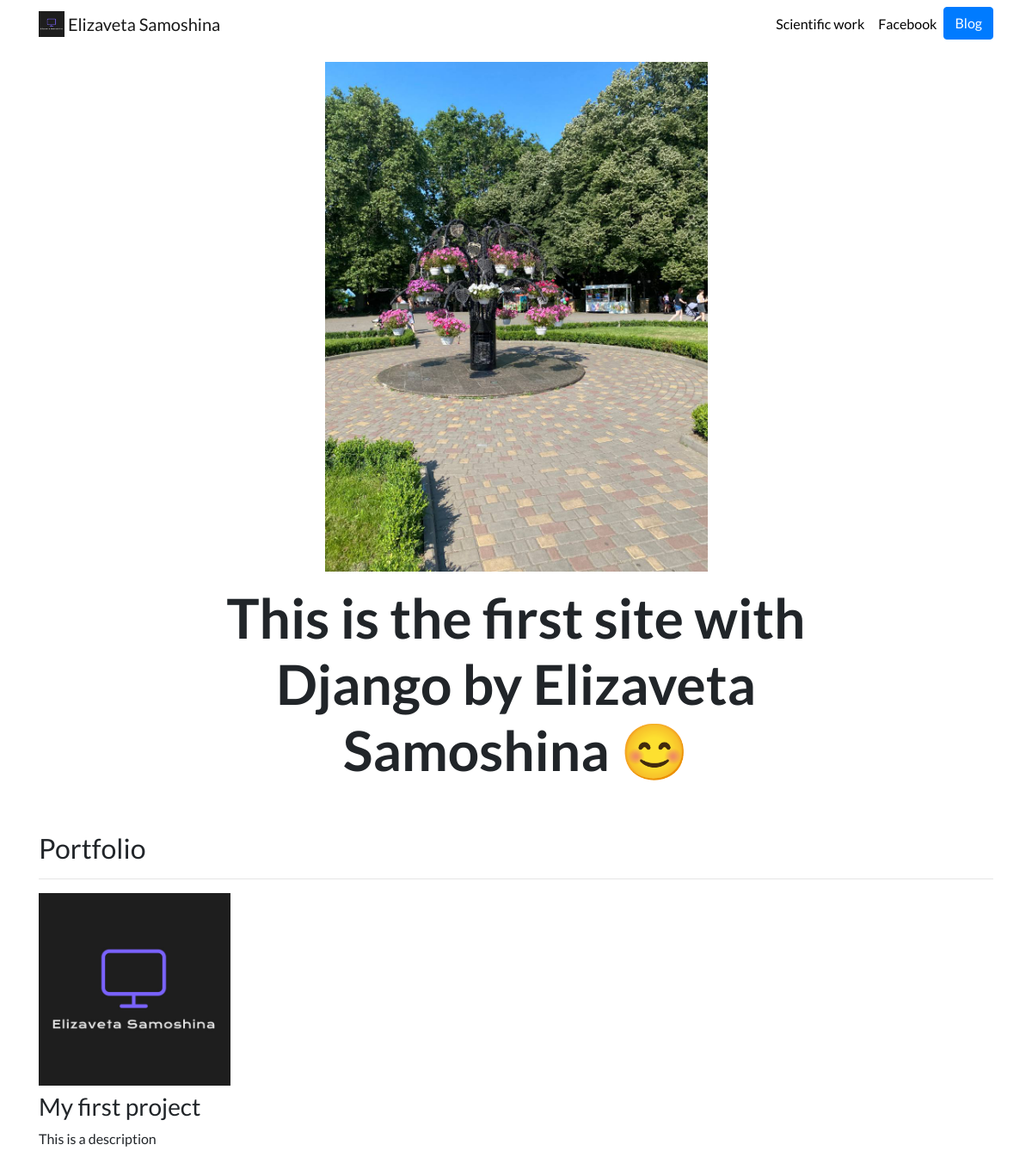
The page / on the database its author committed.
### portfolio/models.py (models this page shows, shortened)
class Project(models.Model):
    title = models.CharField(max_length=100)
    description = models.CharField(max_length=250)
    image = models.ImageField(upload_to ='portfolio/images/')
    url = models.URLField(blank=True)

### portfolio/views.py (the view)
# urls.py: 2. Add a URL to urlpatterns:  path('', views.home, name='home')
def home(request):
    projects = Project.objects.all()
    return render(request, 'portfolio/home.html', {'projects':projects})

### portfolio/templates/portfolio/home.html
{% extends "portfolio/base.html" %}
{% load static %}
{% block content %}
<div class="row justify-content-center my-3">
  <div class="col-5">
    <img src="{% static 'portfolio/photofor.jpg' %}" class="img-fluid">
  </div>
</div>
<div class="row justify-content-center mb-3">
  <div class="col-md-9 text-center">
    <h1 id="hometext" class="font-weight-bold">This is the first site with Django by Elizaveta Samoshina 😊</h1>
  </div>
</div>
<h2 class="mt-5">Portfolio</h2>
<hr>
<div class="row">
  {% for project in projects %}
  <div class="col-lg-4 col-md-6">
    {% if project.url %}
    <a href="{{ project.url }}">
      <img src="{{ project.image.url }}" class="img-fluid mb-2">
    </a>
    {% else %}
    <img src="{{ project.image.url }}" class="img-fluid mb-2">
    {% endif %}
    <h3>{{ project.title }}</h3>
    <p>{{ project.description }}</p>
  </div>
  {% endfor %}
</div>
{% endblock %}

### portfolio/templates/portfolio/base.html (shortened to what this page needs)
<!doctype html>{% load static %}
<!doctype html>
<html lang="en">
<head>
  <link rel="stylesheet" href="https://stackpath.bootstrapcdn.com/bootstrap/4.4.1/css/bootstrap.min.css">
  <link rel="stylesheet" href="{% static "portfolio/custom.css" %}">
</head>
<body>
  <nav id="topNav" class="navbar navbar-expand-md navbar-light">
    <div class="container">
      <a class="navbar-brand" href="{% url 'home' %}">
        <img src="{% static "portfolio/Logo.png" %}" width="30" height="30" class="d-inline-block align-top" alt="Liza's Logo">
        <span>Elizaveta Samoshina</span>
      </a>
      <div class="collapse navbar-collapse text-center" id="navbarNav">
        <ul class="navbar-nav ml-auto">
          <li class="nav-item">
            <a class="nav-link" href="{% static "portfolio/Program_IIST-2023.pdf" %}">Scientific work</a>
          </li>
          <li class="nav-item">
            <a class="nav-link" href="https://www.facebook.com/profile.php?id=100009029699631" target="_blank">Facebook</a>
          </li>
          <li>
            <a role="button" href="{% url 'blog:all_blogs' %}" class="btn btn-primary">Blog</a>
          </li>
        </ul>
      </div>
    </div>
  </nav>
  <div class="container">
    {% block content %}{% endblock %}
  </div>
</body>
</html>

### portfolio/static/portfolio/custom.css (style rules this page uses)
.navbar-nav .nav-link { color: rgba(0,0,0,1) !important; }
body { font-family: 'Lato', sans-serif; }
@media (min-width: 992px) { #hometext { font-size: 4rem; } }

### rows shown on the page
Project: image (picture), title "My first project", description "This is a description"
